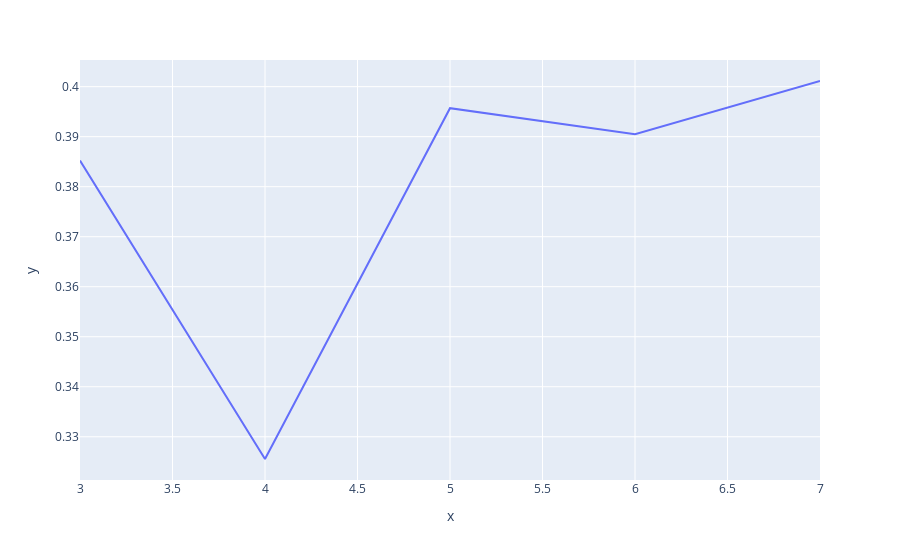

Notebook source saved alongside this figure:
### Code cell
# visualizing silhouette score

px.line(x=n_clusters_list, y=ss)

### Figure 1 — Plotly figure (JSON) as saved in the notebook; plotly's stock layout.template omitted (floating-point values rounded to 4 significant figures)
{"data": [{"hovertemplate": "x=%{x}<br>y=%{y}<extra></extra>", "legendgroup": "", "line": {"color": "#636efa", "dash": "solid"}, "marker": {"symbol": "circle"}, "mode": "lines", "name": "", "orientation": "v", "showlegend": false, "type": "scatter", "x": [3, 4, 5, 6, 7], "xaxis": "x", "y": [0.3852, 0.3256, 0.3957, 0.3905, 0.4011], "yaxis": "y"}], "layout": {"legend": {"tracegroupgap": 0}, "margin": {"t": 60}, "xaxis": {"anchor": "y", "domain": [0, 1], "title": {"text": "x"}}, "yaxis": {"anchor": "x", "domain": [0, 1], "title": {"text": "y"}}}}
